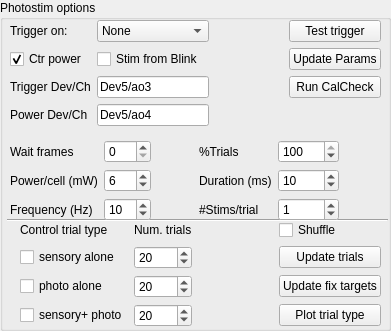
     <widget class="QGroupBox" name="photostim_groupBox">
      <property name="geometry">
       <rect>
        <x>1250</x>
        <y>210</y>
        <width>391</width>
        <height>331</height>
       </rect>
      </property>
      <property name="title">
       <string>Photostim options</string>
      </property>
      <widget class="QWidget" name="gridLayoutWidget_2">
       <property name="geometry">
        <rect>
         <x>10</x>
         <y>20</y>
         <width>371</width>
         <height>115</height>
        </rect>
       </property>
       <layout class="QGridLayout" name="gridLayout_20">
        <item row="0" column="0">
         <widget class="QLabel" name="label_21">
          <property name="text">
           <string>Trigger on:</string>
          </property>
         </widget>
        </item>
        <item row="5" column="1">
         <spacer name="verticalSpacer_5">
          <property name="orientation">
           <enum>Qt::Vertical</enum>
          </property>
          <property name="sizeHint" stdset="0">
           <size>
            <width>20</width>
            <height>40</height>
           </size>
          </property>
         </spacer>
        </item>
        <item row="1" column="3">
         <widget class="QPushButton" name="updatePhotostimParameters_pushButton">
          <property name="text">
           <string>Update Params</string>
          </property>
         </widget>
        </item>
        <item row="0" column="1">
         <widget class="QComboBox" name="photoProto_comboBox">
          <item>
           <property name="text">
            <string>None</string>
           </property>
          </item>
          <item>
           <property name="text">
            <string>Fix frames</string>
           </property>
          </item>
          <item>
           <property name="text">
            <string>Above thresh</string>
           </property>
          </item>
          <item>
           <property name="text">
            <string>Below thresh</string>
           </property>
          </item>
          <item>
           <property name="text">
            <string>Upon detection</string>
           </property>
          </item>
          <item>
           <property name="text">
            <string>Replay trial</string>
           </property>
          </item>
          <item>
           <property name="text">
            <string>Replay train</string>
           </property>
          </item>
          <item>
           <property name="text">
            <string>Clamp down</string>
           </property>
          </item>
          <item>
           <property name="text">
            <string/>
           </property>
          </item>
         </widget>
        </item>
        <item row="4" column="0">
         <widget class="QLabel" name="label_32">
          <property name="text">
           <string>Power Dev/Ch</string>
          </property>
         </widget>
        </item>
        <item row="2" column="3">
         <widget class="QPushButton" name="calcheck_pushButton">
          <property name="text">
           <string>Run CalCheck</string>
          </property>
         </widget>
        </item>
        <item row="4" column="1">
         <widget class="QLineEdit" name="powerDaqDevice_lineEdit">
          <property name="enabled">
           <bool>true</bool>
          </property>
          <property name="sizePolicy">
           <sizepolicy hsizetype="Preferred" vsizetype="Fixed">
            <horstretch>0</horstretch>
            <verstretch>0</verstretch>
           </sizepolicy>
          </property>
          <property name="text">
           <string>Dev5/ao4</string>
          </property>
          <property name="maxLength">
           <number>500</number>
          </property>
         </widget>
        </item>
        <item row="0" column="3">
         <widget class="QPushButton" name="testPhotoStimTrigger_pushButton">
          <property name="text">
           <string>Test trigger</string>
          </property>
         </widget>
        </item>
        <item row="1" column="1">
         <widget class="QCheckBox" name="stimFromBlink_checkBox">
          <property name="text">
           <string>Stim from Blink</string>
          </property>
         </widget>
        </item>
        <item row="1" column="0">
         <widget class="QCheckBox" name="SendPowerVolt_checkBox">
          <property name="enabled">
           <bool>true</bool>
          </property>
          <property name="text">
           <string>Ctr power</string>
          </property>
          <property name="checked">
           <bool>true</bool>
          </property>
         </widget>
        </item>
        <item row="2" column="1">
         <widget class="QLineEdit" name="photostimDaqDevice_lineEdit">
          <property name="enabled">
           <bool>true</bool>
          </property>
          <property name="sizePolicy">
           <sizepolicy hsizetype="Preferred" vsizetype="Fixed">
            <horstretch>0</horstretch>
            <verstretch>0</verstretch>
           </sizepolicy>
          </property>
          <property name="layoutDirection">
           <enum>Qt::LeftToRight</enum>
          </property>
          <property name="text">
           <string>Dev5/ao3</string>
          </property>
          <property name="maxLength">
           <number>500</number>
          </property>
         </widget>
        </item>
        <item row="1" column="2">
         <spacer name="horizontalSpacer_8">
          <property name="orientation">
           <enum>Qt::Horizontal</enum>
          </property>
          <property name="sizeHint" stdset="0">
           <size>
            <width>40</width>
            <height>20</height>
           </size>
          </property>
         </spacer>
        </item>
        <item row="2" column="0">
         <widget class="QLabel" name="label_23">
          <property name="text">
           <string>Trigger Dev/Ch</string>
          </property>
         </widget>
        </item>
       </layout>
      </widget>
      <widget class="QWidget" name="gridLayoutWidget_14">
       <property name="geometry">
        <rect>
         <x>20</x>
         <y>220</y>
         <width>361</width>
         <height>108</height>
        </rect>
       </property>
       <layout class="QGridLayout" name="gridLayout_22">
        <item row="1" column="0">
         <widget class="QCheckBox" name="ifExtraSensory_checkBox">
          <property name="text">
           <string>sensory alone</string>
          </property>
         </widget>
        </item>
        <item row="3" column="1">
         <widget class="QSpinBox" name="numExtraSensoryPhoto_spinBox">
          <property name="sizePolicy">
           <sizepolicy hsizetype="Preferred" vsizetype="Fixed">
            <horstretch>0</horstretch>
            <verstretch>0</verstretch>
           </sizepolicy>
          </property>
          <property name="maximum">
           <number>100</number>
          </property>
          <property name="singleStep">
           <number>0</number>
          </property>
          <property name="value">
           <number>20</number>
          </property>
         </widget>
        </item>
        <item row="0" column="0">
         <widget class="QLabel" name="label_39">
          <property name="text">
           <string>Control trial type</string>
          </property>
         </widget>
        </item>
        <item row="2" column="0">
         <widget class="QCheckBox" name="ifExtraPhoto_checkBox">
          <property name="text">
           <string>photo alone</string>
          </property>
         </widget>
        </item>
        <item row="1" column="4">
         <layout class="QHBoxLayout" name="horizontalLayout_3">
          <item>
           <widget class="QPushButton" name="updateTrialType_pushButton">
            <property name="text">
             <string>Update trials</string>
            </property>
           </widget>
          </item>
         </layout>
        </item>
        <item row="0" column="1">
         <widget class="QLabel" name="label_46">
          <property name="text">
           <string>Num. trials</string>
          </property>
         </widget>
        </item>
        <item row="2" column="1">
         <widget class="QSpinBox" name="numExtraPhoto_spinBox">
          <property name="sizePolicy">
           <sizepolicy hsizetype="Preferred" vsizetype="Fixed">
            <horstretch>0</horstretch>
            <verstretch>0</verstretch>
           </sizepolicy>
          </property>
          <property name="maximum">
           <number>100</number>
          </property>
          <property name="singleStep">
           <number>0</number>
          </property>
          <property name="value">
           <number>20</number>
          </property>
         </widget>
        </item>
        <item row="1" column="1">
         <widget class="QSpinBox" name="numExtraSensory_spinBox">
          <property name="sizePolicy">
           <sizepolicy hsizetype="Preferred" vsizetype="Fixed">
            <horstretch>0</horstretch>
            <verstretch>0</verstretch>
           </sizepolicy>
          </property>
          <property name="maximum">
           <number>100</number>
          </property>
          <property name="singleStep">
           <number>0</number>
          </property>
          <property name="value">
           <number>20</number>
          </property>
         </widget>
        </item>
        <item row="3" column="0">
         <widget class="QCheckBox" name="ifExtraSensoryPhoto_checkBox">
          <property name="text">
           <string>sensory+ photo</string>
          </property>
         </widget>
        </item>
        <item row="0" column="4">
         <widget class="QCheckBox" name="shuffleTrials_checkBox">
          <property name="text">
           <string>Shuffle </string>
          </property>
         </widget>
        </item>
        <item row="2" column="4">
         <widget class="QPushButton" name="updateFixTargets_pushButton">
          <property name="text">
           <string>Update fix targets</string>
          </property>
         </widget>
        </item>
        <item row="3" column="4">
         <widget class="QPushButton" name="plotTrialTypes_pushButton">
          <property name="text">
           <string>Plot trial type</string>
          </property>
         </widget>
        </item>
        <item row="2" column="2">
         <spacer name="horizontalSpacer_11">
          <property name="orientation">
           <enum>Qt::Horizontal</enum>
          </property>
          <property name="sizeHint" stdset="0">
           <size>
            <width>40</width>
            <height>20</height>
           </size>
          </property>
         </spacer>
        </item>
       </layout>
      </widget>
      <widget class="Line" name="line">
       <property name="geometry">
        <rect>
         <x>7</x>
         <y>210</y>
         <width>381</width>
         <height>20</height>
        </rect>
       </property>
       <property name="orientation">
        <enum>Qt::Horizontal</enum>
       </property>
      </widget>
      <widget class="QWidget" name="gridLayoutWidget_10">
       <property name="geometry">
        <rect>
         <x>10</x>
         <y>140</y>
         <width>371</width>
         <height>81</height>
        </rect>
       </property>
       <layout class="QGridLayout" name="gridLayout_11">
        <item row="5" column="0">
         <spacer name="verticalSpacer_3">
          <property name="orientation">
           <enum>Qt::Vertical</enum>
          </property>
          <property name="sizeHint" stdset="0">
           <size>
            <width>20</width>
            <height>40</height>
           </size>
          </property>
         </spacer>
        </item>
        <item row="2" column="4">
         <widget class="QSpinBox" name="photoDuration_spinBox">
          <property name="sizePolicy">
           <sizepolicy hsizetype="Preferred" vsizetype="Fixed">
            <horstretch>0</horstretch>
            <verstretch>0</verstretch>
           </sizepolicy>
          </property>
          <property name="maximum">
           <number>10000</number>
          </property>
          <property name="value">
           <number>10</number>
          </property>
         </widget>
        </item>
        <item row="2" column="0">
         <widget class="QLabel" name="label_33">
          <property name="text">
           <string>Power/cell (mW)</string>
          </property>
         </widget>
        </item>
        <item row="0" column="1">
         <widget class="QSpinBox" name="photoWaitFrames_spinBox">
          <property name="sizePolicy">
           <sizepolicy hsizetype="Preferred" vsizetype="Fixed">
            <horstretch>0</horstretch>
            <verstretch>0</verstretch>
           </sizepolicy>
          </property>
         </widget>
        </item>
        <item row="2" column="3">
         <widget class="QLabel" name="label_31">
          <property name="text">
           <string>Duration (ms)</string>
          </property>
         </widget>
        </item>
        <item row="2" column="1">
         <widget class="QSpinBox" name="photoPowerPerCell_spinBox">
          <property name="sizePolicy">
           <sizepolicy hsizetype="Preferred" vsizetype="Fixed">
            <horstretch>0</horstretch>
            <verstretch>0</verstretch>
           </sizepolicy>
          </property>
          <property name="maximum">
           <number>100</number>
          </property>
          <property name="singleStep">
           <number>0</number>
          </property>
          <property name="value">
           <number>6</number>
          </property>
         </widget>
        </item>
        <item row="0" column="0">
         <widget class="QLabel" name="label_22">
          <property name="text">
           <string>Wait frames</string>
          </property>
         </widget>
        </item>
        <item row="3" column="0">
         <widget class="QLabel" name="label_43">
          <property name="text">
           <string>Frequency (Hz)</string>
          </property>
         </widget>
        </item>
        <item row="3" column="1">
         <widget class="QSpinBox" name="photoFrequency_spinBox">
          <property name="sizePolicy">
           <sizepolicy hsizetype="Preferred" vsizetype="Fixed">
            <horstretch>0</horstretch>
            <verstretch>0</verstretch>
           </sizepolicy>
          </property>
          <property name="maximum">
           <number>100</number>
          </property>
          <property name="singleStep">
           <number>0</number>
          </property>
          <property name="value">
           <number>10</number>
          </property>
         </widget>
        </item>
        <item row="2" column="2">
         <spacer name="horizontalSpacer">
          <property name="orientation">
           <enum>Qt::Horizontal</enum>
          </property>
          <property name="sizeHint" stdset="0">
           <size>
            <width>40</width>
            <height>20</height>
           </size>
          </property>
         </spacer>
        </item>
        <item row="2" column="5">
         <spacer name="horizontalSpacer_7">
          <property name="orientation">
           <enum>Qt::Horizontal</enum>
          </property>
          <property name="sizeHint" stdset="0">
           <size>
            <width>40</width>
            <height>20</height>
           </size>
          </property>
         </spacer>
        </item>
        <item row="3" column="3">
         <widget class="QLabel" name="label_45">
          <property name="text">
           <string>#Stims/trial</string>
          </property>
         </widget>
        </item>
        <item row="3" column="4">
         <widget class="QSpinBox" name="photoNumStimsPerTrial_spinBox">
          <property name="sizePolicy">
           <sizepolicy hsizetype="Preferred" vsizetype="Fixed">
            <horstretch>0</horstretch>
            <verstretch>0</verstretch>
           </sizepolicy>
          </property>
          <property name="maximum">
           <number>100</number>
          </property>
          <property name="singleStep">
           <number>0</number>
          </property>
          <property name="value">
           <number>1</number>
          </property>
         </widget>
        </item>
        <item row="0" column="3">
         <widget class="QLabel" name="label_44">
          <property name="text">
           <string>%Trials</string>
          </property>
         </widget>
        </item>
        <item row="0" column="4">
         <widget class="QSpinBox" name="photoPercentTrials_spinBox">
          <property name="sizePolicy">
           <sizepolicy hsizetype="Preferred" vsizetype="Fixed">
            <horstretch>0</horstretch>
            <verstretch>0</verstretch>
           </sizepolicy>
          </property>
          <property name="maximum">
           <number>100</number>
          </property>
          <property name="singleStep">
           <number>0</number>
          </property>
          <property name="value">
           <number>100</number>
          </property>
         </widget>
        </item>
       </layout>
      </widget>
     </widget>
